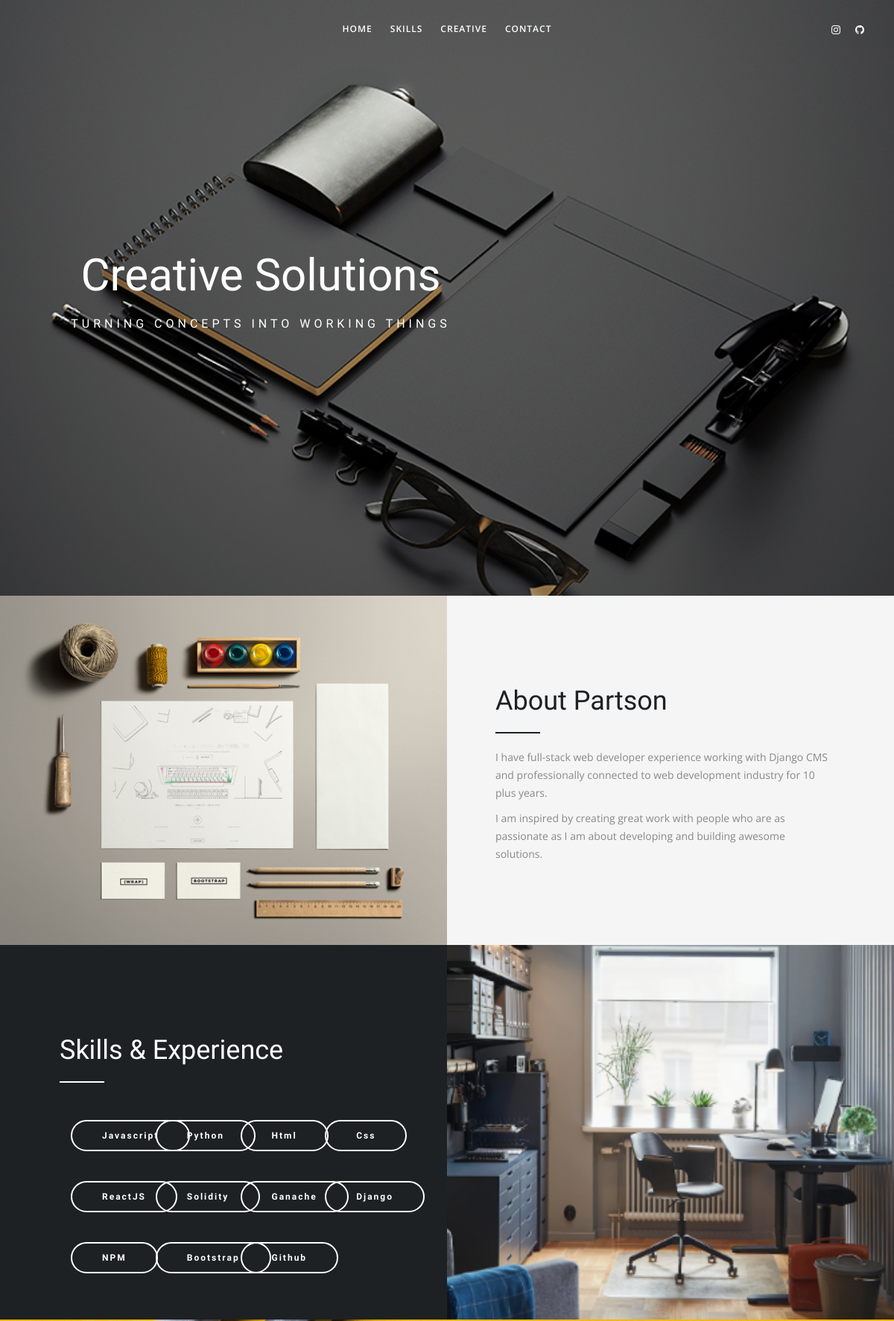
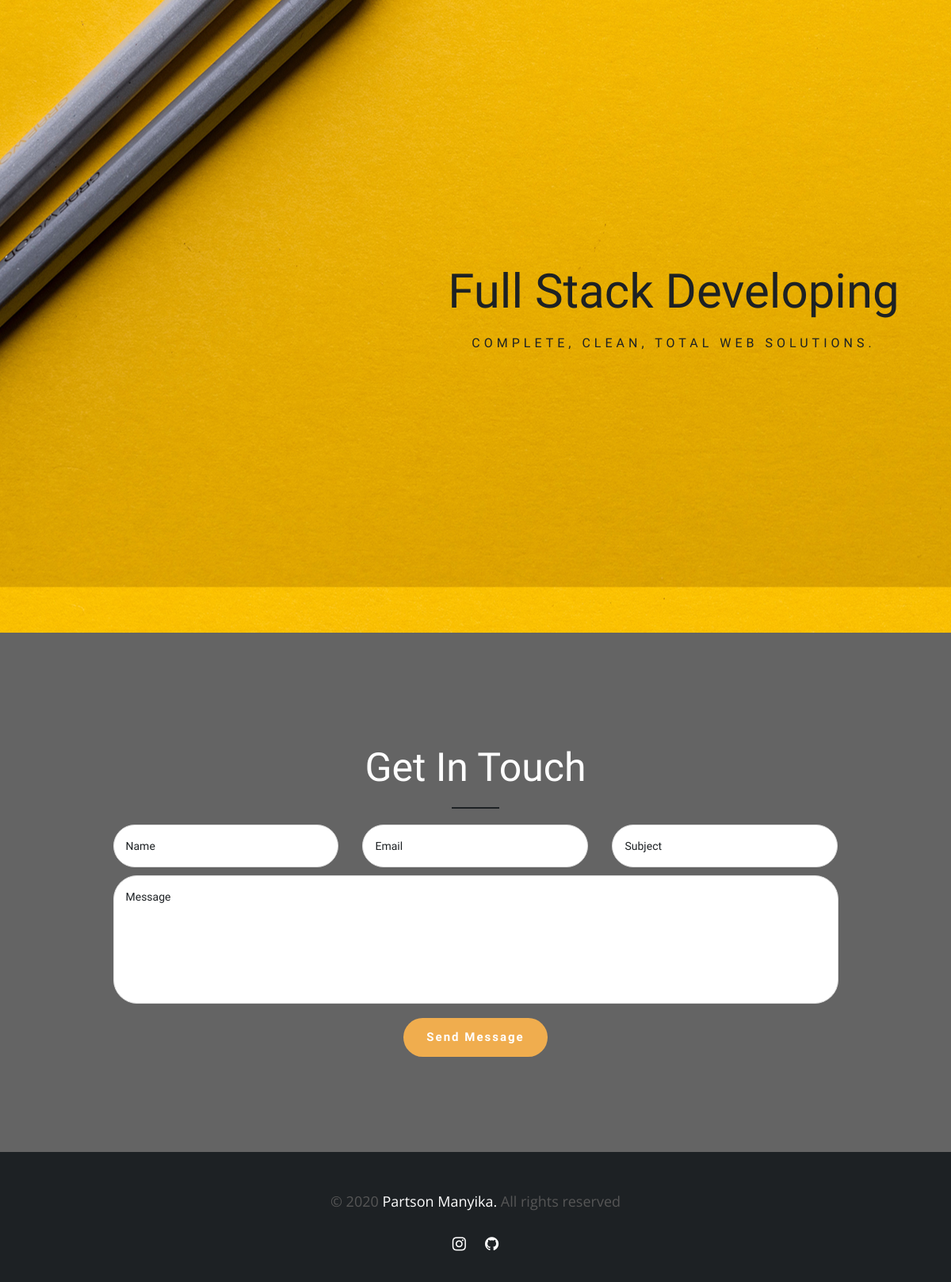
The page / on the database its author committed (2 pictures, top to bottom).
### libs/models.py (models this page shows, shortened)
class t_url(models.Model):
    name = models.CharField(max_length=50, default='')
    category = models.CharField(max_length=20, default='')
    url = models.CharField(max_length=100, default='')
    order = models.IntegerField()
    status = models.CharField(max_length=20, default='')
    timestamp = models.DateTimeField(auto_now_add=True, auto_now=False)
    updated = models.DateTimeField(auto_now_add=False, auto_now=True)

class t_dict(models.Model):
    name = models.CharField(max_length=50, default='')
    category = models.CharField(max_length=20, default='')
    order = models.IntegerField()
    status = models.CharField(max_length=20, default='')
    timestamp = models.DateTimeField(auto_now_add=True, auto_now=False)
    updated = models.DateTimeField(auto_now_add=False, auto_now=True)

### libs/views.py (the view)
# urls.py: url(r'', index, name='index'),
def index(request):
    urls = t_url.objects.all()
    dictionary = t_dict.objects.all()
    form = ContactForm(request.POST or None, request.FILES or None)
    if form.is_valid():
        form = form.save(commit=False)
        form.save()
        messages.success(request, "Saved")
        return HttpResponseRedirect('/')
    context = {
        "urls": urls,
        "dictionary": dictionary,
        "form": form,
    }
    template = "base.html"
    return render(request, template, context)

### libs/forms.py
class ContactForm(forms.ModelForm):
    name = forms.CharField(max_length=30, required=False, widget=forms.TextInput(
        attrs={'placeholder': 'Name'}), label='')
    email = forms.EmailField(required=False, widget=forms.TextInput(
        attrs={'placeholder': 'Email'}), label='')
    subject = forms.CharField(max_length=30, required=False, widget=forms.TextInput(
        attrs={'placeholder': 'Subject'}), label='')
    message = forms.CharField(max_length=200, required=False, widget=forms.TextInput(
        attrs={'placeholder': 'Message'}), label='')
    class Meta:
        model = t_contact
        fields = ["name",  "email", "subject", "message"]

### templates/base.html (shortened to what this page needs)
{% load static %}
<!DOCTYPE html>
<html lang="en">
  <head>
    <link
      rel="stylesheet"
      href="https://cdnjs.cloudflare.com/ajax/libs/font-awesome/4.7.0/css/font-awesome.min.css"
    />
    <link rel="stylesheet" href="{% static 'css/master.css' %}" />
    <link rel="stylesheet" href="{% static 'css/responsive.css' %}" />
    <link
      rel="stylesheet"
      type="text/css"
      href="{% static 'css/settings.css' %}"
    />
    <link
      rel="stylesheet"
      type="text/css"
      href="{% static 'css/layers.css' %}"
    />
    <link
      rel="stylesheet"
      type="text/css"
      href="{% static 'css/navigation.css' %}"
    />
  </head>
  <body>
    <div class="wrapper">
      <nav
        class="navbar navbar-default navbar-fixed navbar-transparent white bootsnav on no-full no-border"
      >
        <div class="container">
          <div class="attr-nav hidden-xs sm-display-none">
            <ul class="social-media-dark social-top">
              <li>
                <a
                  href="https://www.linkedin.com/in/partson-manyika-61885319a/"
                  class="fa fa-instagram"
                ></a>
              </li>
              <li>
                <a href="https://github.com/mcmanyika" class="fa fa-github"></a>
              </li>
            </ul>
          </div>
          <div class="collapse navbar-collapse" id="navbar-menu">
            <ul
              class="nav navbar-nav navbar-center"
              data-in="fadeIn"
              data-out="fadeOut"
            >
              {% for rw in urls %}
              <li><a href="{{rw.url}}" class="page-scroll">{{rw.name}}</a></li>
              {% endfor %}
            </ul>
          </div>
        </div>
      </nav>
      <section
        class="fixed-bg remove-padding"
        style="
          background-image: url({% static 'image/5a.jpg' %});
          background-repeat: no-repeat;
          background-size: 100%;
        "
        id="home"
        data-stellar-background-ratio="0.2"
      >
        <div class="container relative view-height-100vh">
          <div class="simple-content-slider text-center">
            <div class="simple-content-slider-text">
              <div class="simple-content-text-inner">
                <div class="row">
                  <div class="col-md-7">
                    <div class="text-center all-padding-40 white-color">
                      <h1
                        class="font-60px line-height-60 raleway-font mt-0 xs-font-30px"
                      >
                        <span class="font-100">Creative</span> Solutions
                      </h1>
                      <h5
                        class="text-uppercase letter-spacing-5 line-height-30"
                      >
                        Turning Concepts into working THINGs
                      </h5>
                    </div>
                  </div>
                </div>
              </div>
            </div>
          </div>
        </div>
      </section>
      <div class="grey-bg pt-0 pb-0 about-section" id="skills">
        <div class="col-md-6 col-sm-6 bg-flex bg-flex-left">
          <div
            class="bg-flex-holder bg-flex-cover"
            style="background-image: url({% static 'image/2a.jpg' %})"
          ></div>
        </div>
        <div class="container-fluid">
          <div class="col-md-6 col-sm-6 col-md-offset-6 col-sm-offset-6">
            <div
              class="col-inner spacer text-left wow fadeInLeft"
              data-wow-delay="0.1s"
            >
              <div class="mission-section">
                <h2 class="raleway-font">
                  <span class="font-100">About</span> Partson
                </h2>
                <hr class="left-line dark-bg" />
                <p>
                  I have full-stack web developer experience working with Django CMS and
                  professionally connected to web development industry for 10
                  plus years.
                </p>
                <p>
                  I am inspired by creating great work with people who are as
                  passionate as I am about developing and building awesome
                  solutions.
                </p>
              </div>
            </div>
          </div>
        </div>
      </div>
      <div class="primary-bg pt-0 pb-0 about-section">
        <div class="col-md-6 col-sm-6 bg-flex bg-flex-right">
          <div
            class="bg-flex-holder bg-flex-cover"
            style="background-image: url({% static 'image/office.png' %})"
          ></div>
        </div>
        <div class="container-fluid">
          <div class="col-md-6 col-sm-6">
            <div
              class="col-inner spacer text-left wow fadeInRight"
              data-wow-delay="0.2s"
            >
              <div class="mission-section">
                <h2 class="raleway-font white-color">
                  <span class="font-100">Skills</span> & Experience
                </h2>
                <hr class="left-line white-bg" />
                {% for rw in dictionary %}
                <p class="mt-30 col-md-3">
                  <a class="btn btn-lg btn-light-outline btn-square btn-zoom"
                    >{{rw.name}}</a>
                </p>
                {% endfor %}
                <p class="mt-30">&nbsp;</p>
              </div>
            </div>
          </div>
        </div>
      </div>
      <section
        class="fixed-bg remove-padding"
        style="
          background-image: url({% static 'image/parallax-bg-slide-02.jpg' %});
        "
        id="creative"
        data-stellar-background-ratio="0.2"
      >
        <div class="container relative view-height-100vh" id="creative">
          <div class="simple-content-slider text-center">
            <div class="simple-content-slider-text">
              <div class="simple-content-text-inner">
                <div class="row">
                  <div class="col-md-offset-5">
                    <div class="text-center all-padding-40 dark-color">
                      <h1
                        class="font-60px line-height-60 raleway-font mt-0 xs-font-30px"
                      >
                        <span class="font-100">Full Stack</span> Developing
                      </h1>
                      <h5
                        class="text-uppercase letter-spacing-5 line-height-30"
                      >
                        Complete, Clean, total web solutions.
                      </h5>
                    </div>
                  </div>
                </div>
              </div>
            </div>
          </div>
        </div>
      </section>
      <section
        class="parallax-bg fixed-bg sm-pb-80 sm-pt-80"
        data-parallax-bg-image="{% static 'image/bottom.jpg' %}"
        data-parallax-speed="0.5"
        data-parallax-direction="up"
      >
        <div class="container">
          <div class="row">
            <div
              class="col-lg-10 col-md-12 col-sm-12 col-xs-12 centerize-col text-center"
            >
              <h5
                class="font-50px white-color font-800 wow fadeInUp"
                data-wow-delay="0.1s"
              >
                <span class="font-100">Get In Touch</span>
              </h5>
              <hr
                class="center_line primary-bg wow fadeInUp"
                data-wow-delay="0.2s"
              />
              <h5
                class="mb-30 font-30px white-color font-400 wow fadeInUp"
                data-wow-delay="0.3s"
              >
              <form method="post" name="form" action="" enctype="multipart/form-data">{% csrf_token %}
                <div class="col-md-4">
                  {{form.name}}
                </div>
                <div class="col-md-4">
                  {{form.email}}
                </div>
                <div class="col-md-4">
                  {{form.subject}}
                </div>
                <div class="col-md-12">
                  <textarea name="message" rows="4" placeholder="Message"></textarea>
                </div>
                <div class="col-md-12">
                  <button type="submit" class="btn btn-warning">
                    Send Message
                  </button>
                </div>
              </form>
              </h5>
            </div>
          </div>
        </div>
      </section>
      <footer class="footer" id="footer">
        <div class="footer-copyright">
          <div class="container">
            <div class="row wow fadeInUp" data-wow-delay="0.1s">
              <div class="col-md-8 centerize-col text-center">
                <div class="copy-right">
                  © 2020 <span class="white-color"> Partson Manyika.</span> All
                  rights reserved
                </div>
                <ul class="social-media mt-30 float-none">
                  <li>
                    <a
                      href="https://www.linkedin.com/in/partson-manyika-61885319a/"
                      class="fa fa-instagram"
                    ></a>
                  </li>
                  <li>
                    <a
                      href="https://github.com/mcmanyika"
                      class="fa fa-github"
                    ></a>
                  </li>
                </ul>
              </div>
            </div>
          </div>
        </div>
      </footer>
    </div>
  </body>
</html>

### static/css/bootsnav.css (style rules this page uses)
nav.bootsnav .container { position: relative; }
nav.navbar.bootsnav { margin-bottom: 0; -moz-border-radius: 0px; -webkit-border-radius: 0px; -o-border-radius: 0px; border-radius: 0px; border: none; z-index: 998; background: #fff; min-height: 40px; -webkit-transition: all .3s ease; transition: all .3s ease; box-shadow: 5px 5px 15px 0 rgba(31, 31, 31, 0.07); border-bottom:1px solid rgba(255, 255, 255, 0.15); }
nav.navbar.bootsnav.no-border { border-bottom: none!important; }
nav.navbar.bootsnav.navbar-transparent.no-border .attr-nav { border-left: none!important; }
nav.navbar.bootsnav ul.nav > li > a { color: #1d2124; background-color: transparent; outline: none; margin-bottom: -2px; font-family: 'Open Sans', sans-serif; font-size: 12px; font-weight: 600; text-transform: uppercase; letter-spacing: 1px; }
.attr-nav { float: right; display: table; border-left: 1px solid rgba(255, 255, 255, 0.15); height: 60px; -webkit-transition: all .3s ease; transition: all .3s ease; padding-left: 10px; z-index: 999; }
.attr-nav > ul { padding: 0; margin: 0 0 -7px 0; list-style: none; display: table; position: relative; width: 100%; height: 100%; }
.attr-nav > ul > li { display: table-cell; vertical-align: middle; }
.attr-nav > ul > li > a { color: #1d2124; display: block; padding: 20px 10px; position: relative; }
body { -webkit-transition: all 0.3s ease-in-out; -moz-transition: all 0.3s ease-in-out; -o-transition: all 0.3s ease-in-out; -ms-transition: all 0.3s ease-in-out; transition: all 0.3s ease-in-out; }
nav.navbar.bootsnav.navbar-fixed { position: fixed; display: block; width: 100%; height:60px; }
@media (min-width: 1024px) { nav.navbar.bootsnav ul.nav > li > a { padding: 20px 12px; } }
@media (min-width: 1024px) { nav.navbar.bootsnav.navbar-transparent .attr-nav { height: 80px; -webkit-transition: all .3s ease; transition: all .3s ease; display: table; position: relative; } }
@media (min-width: 1024px) { nav.navbar.bootsnav.navbar-transparent.white, nav.navbar.bootsnav.navbar-transparent.dark { background:transparent; height:80px; box-shadow: none; } }
@media (min-width: 1024px) { nav.navbar.bootsnav.no-background.white .attr-nav > ul > li > a, nav.navbar.bootsnav.navbar-transparent.white .attr-nav > ul > li > a, nav.navbar.bootsnav.navbar-transparent.white ul.nav > li > a, nav.navbar.bootsnav.no-background.white ul.nav > li > a, nav.navbar.bootsnav.no-background.dark .attr-nav > ul > li > a, nav.navbar.bootsnav.navbar-transparent.dark .attr-nav > ul > li > a, nav.navbar.bootsnav.navbar-transparent.dark ul.nav > li > a, nav.navbar.bootsnav.no-background.dark ul.nav > li > a { color: #fff; padding-top: 29px; padding-bottom: 29px; } }
@media (min-width: 1024px) { nav.navbar.bootsnav.menu-center .container { position: relative; } }
@media (min-width: 1024px) { nav.navbar.bootsnav.menu-center ul.nav.navbar-center { float:none; margin: 0 auto; display: table; table-layout: fixed; } }
@media (min-width: 1024px) { nav.navbar.bootsnav.menu-center .navbar-header, nav.navbar.bootsnav.menu-center .attr-nav { position: absolute; } }
@media (min-width: 1024px) { nav.navbar.bootsnav.menu-center .attr-nav { right: 15px; } }

### templates/base.html (style rules this page uses)
.btn { border-radius: 30px; color: #fff; outline: medium none !important; padding: 15px 27px; text-transform: capitalize; font-size: 15px; }
input, textarea { border-radius: 30px; color: #000; }

### rows shown on the page
t_url: name "HOME"
t_url: name "SKILLS"
t_url: name "CREATIVE"
t_url: name "CONTACT"
t_dict: name "Javascript"
t_dict: name "Python"
t_dict: name "Html"
t_dict: name "Css"
t_dict: name "ReactJS"
t_dict: name "Solidity"
t_dict: name "Ganache"
t_dict: name "Django"
t_dict: name "NPM"
t_dict: name "Bootstrap"
t_dict: name "Github"
